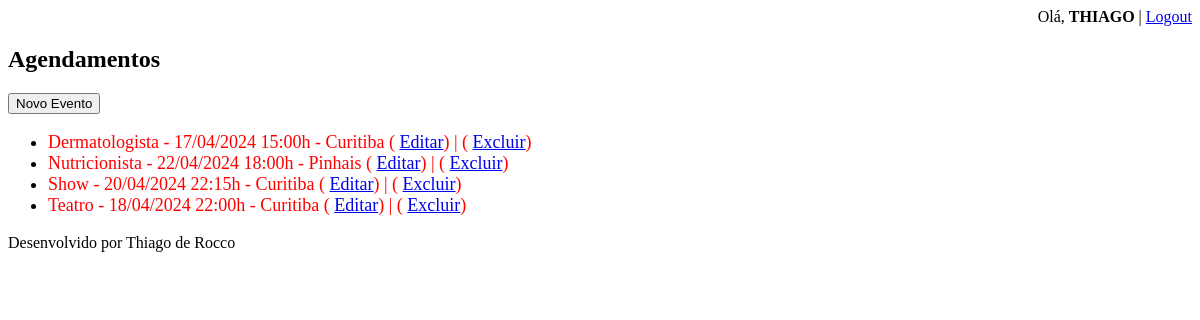
/agenda/ (signed in), run on an earlier commit of the app's database.
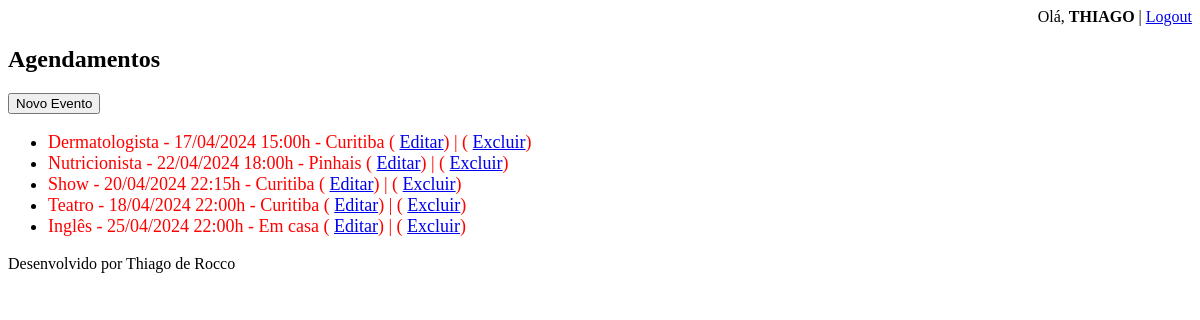
And on a later commit of the database.
### core/models.py (models this page shows, shortened)
class Evento(models.Model):
    titulo = models.CharField(max_length=100)
    descricao = models.TextField(blank=True, null=True)
    local = models.CharField(max_length=100, blank=True, null=True)
    data_evento = models.DateTimeField(verbose_name='Data do Evento')
    data_criacao = models.DateTimeField(auto_now=True)
    usuario = models.ForeignKey(User, on_delete=models.CASCADE)
    class Meta:
        db_table = 'evento'
    def get_data_evento(self):
        return self.data_evento.strftime('%d/%m/%Y %H:%Mh')
    def get_evento_atrasado(self):
        if self.data_evento < datetime.now():
            return True
        else:
            return False
    def get_evento_uma_hora(self):
        agora = datetime.now()
        diferenca = self.data_evento-agora
        if timedelta(minutes=0) <= diferenca <= timedelta(hours=1):
            return True
        else:
            return False

### core/views.py (the view)
# urls.py: path('agenda/', views.lista_eventos),
@login_required(login_url='/login/')
def lista_eventos(request):
    usuario = request.user
    evento = Evento.objects.filter(usuario=usuario)#,
    dados = {'eventos': evento,'usuario':usuario}
    return render(request, 'agenda.html', dados)

### templates/agenda.html (shortened to what this page needs)
{% extends "model-page.html" %}
{% block content %}
    <h2>Agendamentos</h2>
    <a href="evento/">
        <button type="button">Novo Evento</button>
    </a>
    <ul style="font-size: 18px;">
        {% for evento in eventos %}
            <li>
                <div style=
                             {% if evento.get_evento_atrasado %}
                                "color: red;"
                             {% endif %}
                >
                    {{ evento.titulo }} - {{ evento.get_data_evento }} - {{ evento.local }}
                    ( <a href="evento/?id={{ evento.id }}">Editar</a>) |
                    ( <a href="evento/delete/{{ evento.id }}">Excluir</a>)
                </div>
            </li>
        {% endfor %}
    </ul>
{% endblock %}

### templates/model-page.html
<!DOCTYPE html>
<html lang="pt-br">
<head>
    {% include "model-header.html" %}
</head>
<body>
    {% block content %}{% endblock %}
    {% include "model-footer.html" %}
</body>
</html>

### templates/model-header.html (shortened to what this page needs)
<div align="right">
    Olá, <span style="text-transform: uppercase;font-weight: bold;">{{ usuario }}</span> | <a href="/logout">Logout</a>
</div>

### templates/model-footer.html
<p>Desenvolvido por Thiago de Rocco</p>

What changed in the data, as far as the page shows it:
added Evento: titulo "Inglês", get_data_evento "25/04/2024 22:00h", local "Em casa"
